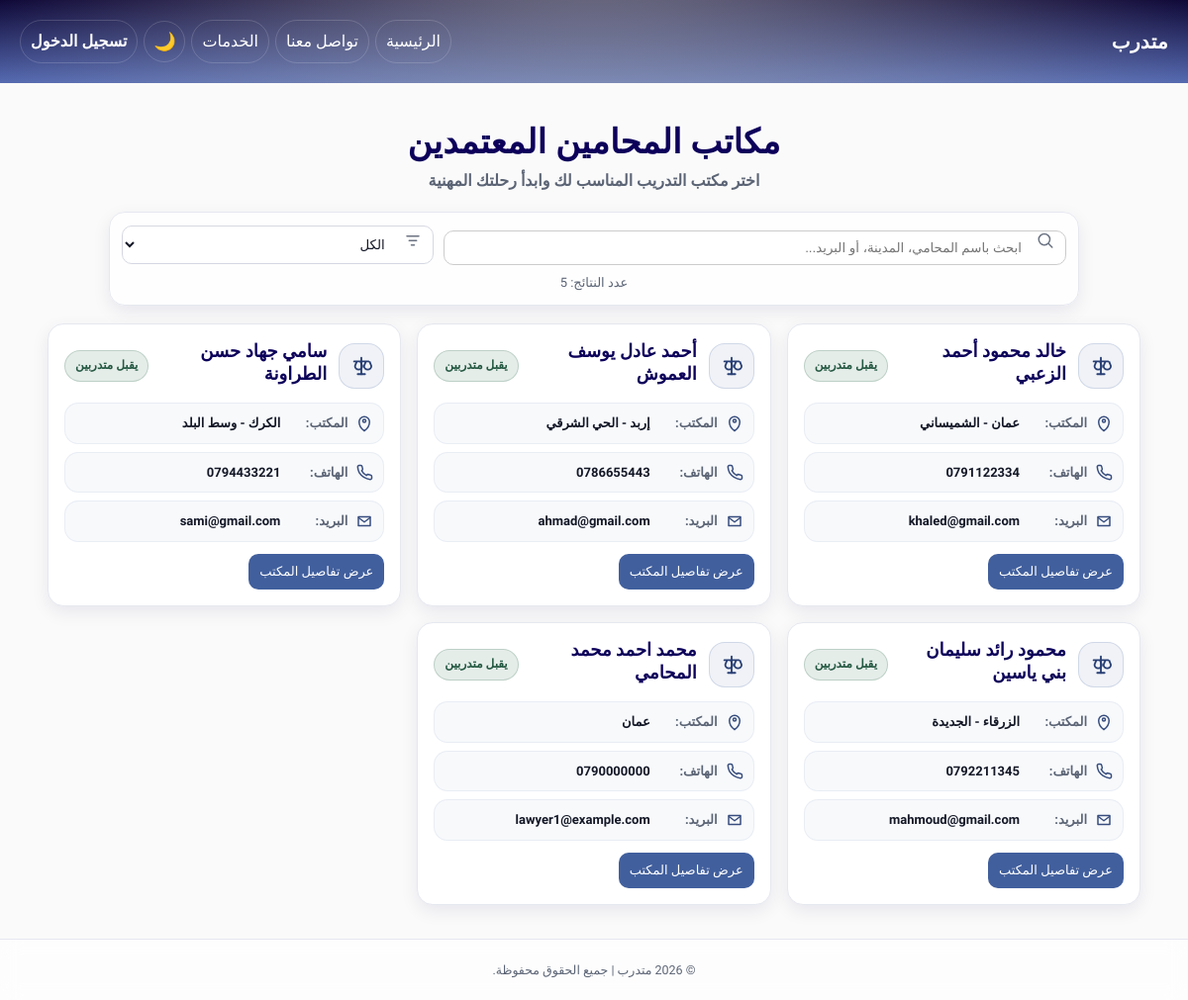
/specializations/lawyers/lawyers_offices.php, run on the app's committed database.
### tables this page shows
CREATE TABLE `lawyers` (
  `lawyer_id` int(11) NOT NULL,
  `user_id` int(11) NOT NULL,
  `syndicate_id` int(11) DEFAULT NULL,
  `office_address` varchar(255) DEFAULT NULL,
  `password` varchar(255) NOT NULL,
  `verified` tinyint(1) NOT NULL DEFAULT 0,
  `created_at` datetime NOT NULL DEFAULT current_timestamp(),
  `updated_at` datetime NOT NULL DEFAULT current_timestamp() ON UPDATE current_timestamp(),
  `full_name` varchar(200) DEFAULT NULL,
  `first_name` varchar(100) DEFAULT NULL,
  `father_name` varchar(100) DEFAULT NULL,
  `grandfather_name` varchar(100) DEFAULT NULL,
  `family_name` varchar(100) DEFAULT NULL,
  `national_id` varchar(30) DEFAULT NULL,
  `phone` varchar(30) DEFAULT NULL,
  `email` varchar(150) DEFAULT NULL,
  `home_address` varchar(255) DEFAULT NULL,
  `identity_front` varchar(255) DEFAULT NULL,
  `identity_back` varchar(255) DEFAULT NULL,
  `no_conviction_doc` varchar(255) DEFAULT NULL,
  `good_conduct_doc` varchar(255) DEFAULT NULL,
  `social_security` enum('نعم','لا') DEFAULT 'لا',
  `highschool_certificate` varchar(10) DEFAULT 'لا',
  `university_degree` varchar(10) DEFAULT 'لا',
  `social_security_number` varchar(100) DEFAULT NULL
);

CREATE TABLE `users` (
  `user_id` int(11) NOT NULL,
  `full_name` varchar(200) NOT NULL,
  `national_id` varchar(10) DEFAULT NULL,
  `phone` varchar(30) DEFAULT NULL,
  `email` varchar(150) DEFAULT NULL,
  `address` varchar(255) DEFAULT NULL,
  `password` varchar(255) NOT NULL,
  `role` enum('trainee','lawyer','admin','syndicate_admin','IT_Provider','IT_Trainee','business_trainee','business_provider','architecture_design_trainee','architecture_design_provider','medical_support_trainee','medical_support_provider','literature_trainee','literature_provider') NOT NULL DEFAULT 'trainee',
  `created_at` datetime NOT NULL DEFAULT current_timestamp(),
  `updated_at` datetime NOT NULL DEFAULT current_timestamp() ON UPDATE current_timestamp(),
  `profile_completed` tinyint(1) NOT NULL DEFAULT 0,
  `profile_completed_at` datetime DEFAULT NULL
);

### includes/theme_init.php (called while the page is built, shortened)
<?php
$theme = $_SESSION['site_theme'] ?? ($_COOKIE['site_theme'] ?? 'light');
$theme = ($theme === 'dark') ? 'dark' : 'light';
?>

### specializations/lawyers/lawyers_offices.php (the view, shortened to what this page needs)
<?php
require_once __DIR__ . '/../../includes/theme_init.php';
?>
<!DOCTYPE html>
<html lang="ar" dir="rtl">
<head>
  <link rel="stylesheet" href="../../assets/css/style.css">
  <link rel="stylesheet" href="../../assets/css/lawyers.css">
</head>
<body data-theme="<?= htmlspecialchars($theme) ?>">
<?php include("../../includes/header.php"); ?>
<main class="lawyers-page">
  <header class="page-hero">
    <h1 class="page-title">مكاتب المحامين المعتمدين</h1>
    <p class="page-subtitle">اختر مكتب التدريب المناسب لك وابدأ رحلتك المهنية</p>
  </header>
  <section class="filters-card" aria-label="خيارات البحث والتصفية">
    <div class="filters-row">
      <div class="input-icon">
        <span class="icon" aria-hidden="true">
        </span>
        <input id="lawyerSearch" type="text" placeholder="ابحث باسم المحامي، المدينة، أو البريد..." autocomplete="off">
      </div>
      <div class="select-wrap">
        <span class="icon" aria-hidden="true">
        </span>
        <select id="statusFilter" aria-label="تصفية حسب حالة القبول">
          <option value="all">الكل</option>
        </select>
      </div>
    </div>
    <div class="filters-hint" id="resultHint" aria-live="polite"></div>
  </section>
  <section class="lawyers-grid" id="lawyersGrid" aria-label="قائمة مكاتب المحامين">
    <?php
      $q = $pdo->query("
        SELECT
          l.*,
          u.full_name
        FROM lawyers l
        LEFT JOIN users u ON u.user_id = l.user_id
        WHERE l.verified = 1
      ");
      while ($lawyer = $q->fetch(PDO::FETCH_ASSOC)):
        $isOpen = (int)($lawyer['verified'] ?? 0) === 1;
        $status = $isOpen ? 'يقبل متدربين' : 'مغلق';
        $statusKey = $isOpen ? 'open' : 'closed';
        $fullName = trim((string)($lawyer['full_name'] ?? ''));
        $office   = trim((string)($lawyer['office_address'] ?? ''));
        $phone    = trim((string)($lawyer['phone'] ?? ''));
        $email    = trim((string)($lawyer['email'] ?? ''));
        $searchBlob = $fullName . ' ' . $office . ' ' . $phone . ' ' . $email;
        $profileHref = 'lawyer_profile.php?id=' . urlencode((string)$lawyer['lawyer_id']);
    ?>
      <article
        class="lawyer-card <?= $isOpen ? '' : 'is-disabled' ?>"
        data-status="<?= htmlspecialchars($statusKey) ?>"
        data-search="<?= htmlspecialchars($searchBlob) ?>"
        <?= $isOpen ? 'data-href="' . htmlspecialchars($profileHref) . '"' : '' ?>
      >
        <div class="card-top">
          <div class="avatar" aria-hidden="true">
          </div>
          <div class="title-stack">
            <h3 class="lawyer-name"><?= htmlspecialchars($fullName) ?></h3>
            <span class="pill <?= $statusKey === 'open' ? 'pill-open' : 'pill-closed' ?>">
              <?= htmlspecialchars($status) ?>
            </span>
          </div>
        </div>
        <div class="meta">
          <div class="meta-row">
            <span class="meta-icon" aria-hidden="true">
              <svg viewBox="0 0 24 24" width="18" height="18" fill="none">
                <path d="M12 22s7-4.5 7-12a7 7 0 1 0-14 0c0 7.5 7 12 7 12Z" stroke="currentColor" stroke-width="2"/>
                <path d="M12 10.5a2 2 0 1 0 0-4 2 2 0 0 0 0 4Z" stroke="currentColor" stroke-width="2"/>
              </svg>
            </span>
            <span class="meta-label">المكتب:</span>
            <span class="meta-value"><?= htmlspecialchars($office ?: '—') ?></span>
          </div>
          <div class="meta-row">
            <span class="meta-icon" aria-hidden="true">
            </span>
            <span class="meta-label">الهاتف:</span>
            <span class="meta-value ltr"><?= htmlspecialchars($phone ?: '—') ?></span>
          </div>
          <div class="meta-row">
            <span class="meta-icon" aria-hidden="true">
              <svg viewBox="0 0 24 24" width="18" height="18" fill="none">
                <path d="M4 6h16v12H4V6Z" stroke="currentColor" stroke-width="2" stroke-linejoin="round"/>
                <path d="m4 7 8 6 8-6" stroke="currentColor" stroke-width="2" stroke-linejoin="round"/>
              </svg>
            </span>
            <span class="meta-label">البريد:</span>
            <span class="meta-value ltr"><?= htmlspecialchars($email ?: '—') ?></span>
          </div>
        </div>
        <div class="card-actions">
          <?php if ($isOpen): ?>
            <a href="<?= htmlspecialchars($profileHref) ?>" class="btn btn-sm">عرض تفاصيل المكتب</a>
          <?php else: ?>
            <span class="btn btn-sm secondary" aria-disabled="true">لا يقبل حالياً</span>
          <?php endif; ?>
        </div>
      </article>
    <?php endwhile; ?>
  </section>
</main>
<?php include("../../includes/footer.php"); ?>
</body>
</html>

### assets/css/style.css (style rules this page uses)
section { padding: 34px 0; }
.page-title { margin: 10px 0 14px; }
input { width:100%;padding:9px;border:1px solid #ccc;border-radius:10px;margin-top:6px }
.pill { display:inline-block;padding:8px 12px;border-radius:999px;background:#f3f6ff;border:1px solid #dbe3ff;color:#0c005a;font-size:13px; }

### assets/css/lawyers.css (style rules this page uses)
.lawyers-grid, .offices-grid { display: grid; grid-template-columns: repeat(auto-fit, minmax(260px, 1fr)); gap: 16px; padding: 18px; }
.lawyer-card, .office-card { background: var(--surface); border: 1px solid var(--border); border-radius: var(--radius); box-shadow: var(--shadow-sm); padding: 16px; transition: transform .15s ease, box-shadow .2s ease; }
.lawyer-card h3, .office-card h3 { margin-bottom: 6px; }
.meta { color: #444; font-size: 13px; margin-top: 6px; line-height: 1.8; }
.lawyers-page { width: min(var(--container), 92vw); margin: 0 auto; padding: 26px 0 34px; }
.page-hero { text-align: center; margin: 12px auto 18px; }
.page-title { font-size: 34px; letter-spacing: .2px; margin: 0 0 6px; }
.page-subtitle { margin: 0; color: var(--muted); font-weight: 600; }
.filters-card { width: min(980px, 96vw); margin: 0 auto 18px; padding: 12px; background: rgba(255,255,255,0.72); border: 1px solid var(--border); border-radius: var(--radius); box-shadow: var(--shadow-sm); backdrop-filter: blur(10px); -webkit-backdrop-filter: blur(10px); }
.filters-row { display: grid; grid-template-columns: 2fr 1fr; gap: 10px; align-items: center; }
.input-icon, .select-wrap { position: relative; }
.input-icon .icon, .select-wrap .icon { position: absolute; right: 12px; top: 50%; transform: translateY(-50%); color: var(--muted); opacity: .9; pointer-events: none; }
.input-icon input { padding-right: 44px; }
.select-wrap select { padding-right: 44px; }
.filters-hint { margin-top: 8px; font-size: 13px; color: var(--muted); text-align: center; }
.lawyers-grid { padding: 0; margin-top: 6px; display: grid; grid-template-columns: repeat(3, minmax(0, 1fr)); gap: 16px; }
.lawyer-card { background: var(--surface); border: 1px solid var(--border); border-radius: var(--radius); box-shadow: var(--shadow-sm); padding: 16px; transition: transform .12s ease, box-shadow .18s ease, border-color .18s ease; cursor: pointer; user-select: none; }
.card-top { display: flex; align-items: center; gap: 12px; margin-bottom: 12px; }
.avatar { width: 46px; height: 46px; border-radius: 16px; border: 1px solid rgba(65, 95, 157, 0.18); background: rgba(65, 95, 157, 0.08); display: flex; align-items: center; justify-content: center; color: var(--primary-800); flex: 0 0 auto; }
.title-stack { display: flex; align-items: center; justify-content: space-between; gap: 10px; width: 100%; }
.lawyer-name { margin: 0; font-size: 18px; font-weight: 800; color: var(--ink); }
.pill { display: inline-flex; align-items: center; justify-content: center; padding: 5px 10px; border-radius: 999px; font-size: 12px; font-weight: 800; border: 1px solid transparent; white-space: nowrap; }
.pill-open { background: rgba(45,106,79,0.12); border-color: rgba(45,106,79,0.22); color: #245842; }
.meta { display: grid; gap: 8px; margin-top: 8px; color: var(--text); }
.meta-row { display: flex; align-items: center; gap: 8px; padding: 8px 10px; border-radius: 14px; background: rgba(65, 95, 157, 0.04); border: 1px solid rgba(65, 95, 157, 0.08); }
.meta-icon { color: var(--primary-800); opacity: .92; display: inline-flex; align-items: center; justify-content: center; }
.meta-label { color: var(--muted); font-weight: 800; min-width: 60px; }
.meta-value { color: var(--text); font-weight: 700; overflow: hidden; text-overflow: ellipsis; white-space: nowrap; }
.ltr { direction: ltr; unicode-bidi: plaintext; }
.card-actions { margin-top: 12px; display: flex; align-items: center; justify-content: flex-start; }
.card-actions .btn { box-shadow: none; }

### data on the page
lawyers: user.full_name "خالد محمود أحمد الزعبي", verified "يقبل متدربين", office_address "عمان - الشميساني", phone "0791122334", email "khaled@gmail.com"
lawyers: user.full_name "أحمد عادل يوسف العموش", verified "يقبل متدربين", office_address "إربد - الحي الشرقي", phone "0786655443", email "ahmad@gmail.com"
lawyers: user.full_name "سامي جهاد حسن الطراونة", verified "يقبل متدربين", office_address "الكرك - وسط البلد", phone "0794433221", email "sami@gmail.com"
lawyers: user.full_name "محمود رائد سليمان بني ياسين", verified "يقبل متدربين", office_address "الزرقاء - الجديدة", phone "0792211345", email "mahmoud@gmail.com"
lawyers: user.full_name "محمد احمد محمد المحامي", verified "يقبل متدربين", office_address "عمان", phone "0790000000", email "lawyer1@example.com"
